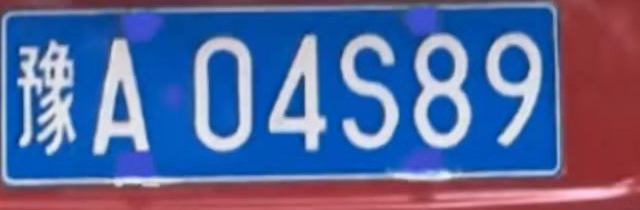
#> input picture 车牌号提取/car_license/test.png, 640 x 210 px
$ python step2.py   (older library calls are emulated)
#> lines starting #> are read from the running program, lines starting #| are printed output that depends on the picture; after the words box and inside, x2 and y2 are one past the last pixel; in counts of white or black regions, pixels touching at a corner belong together
'''
本文件是项目的第二步
需要对第一步得到的图像进一步处理，将每个车牌号的字符图片分离出来，展示并保存到./words这一文件夹
前面的几个函数是展示处理后图片的函数，运行中想展示哪一步的图像都可以调用这三个函数展示图像
一开始主要是载入图片、高斯去噪、灰度处理、自适应阈值处理、轮廓检测和画出轮廓这几步，
对图像初步处理的思路大致和step1中相似，但在具体操作和参数设置上有很多不同，
这些步骤设计和参数选择是我在不断实践中总结的一套比较合适的方法
后面则是筛选出各个字符位置的轮廓（利用长宽比），得到只含一个字符的图片七张，最后把图片保存到./words这一文件夹
'''

#导入需要的工具包
import os
import cv2
from matplotlib import pyplot as plt

#显示图片
def cv_show(name,img):
    cv2.imshow(name,img)
    cv2.waitKey()
    cv2.destroyAllWindows()

#展示彩色图片
def plt_show0(img):
    plt.imshow(img[:,:,[2,1,0]])
    plt.show()


#展示灰度图片
def plt_show1(img):
    plt.imshow(img, cmap = 'gray')
    plt.show()

#载入图片
raw_img = cv2.imread('./car_license/test.png')
#> raw_img is the input picture: shape (210, 640, 3); mean B, G, R 154.1, 103.5, 88.9

#高斯去噪
gau = cv2.GaussianBlur(raw_img, (3,3), 0)

#灰度处理
gray_img = cv2.cvtColor(raw_img, cv2.COLOR_RGB2GRAY)
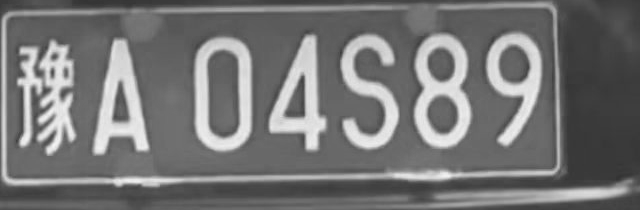
#> gray_img: shape (210, 640); min 51, max 244, mean 117

#自适应阈值处理,化为二值图像
ret, threshold = cv2.threshold(gray_img, 0, 255, cv2.THRESH_OTSU)
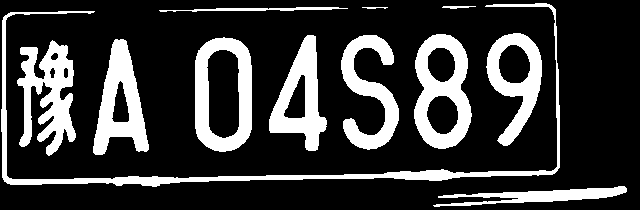
#> threshold: shape (210, 640); 22% white; 12 white regions, largest, box (x1, y1, x2, y2) and area: (1, 3, 560, 187) 4768, (17, 40, 76, 156) 3618, (414, 34, 472, 149) 3588
#> ret = 146

#计算二值图像黑白点的个数，防止遇到绿牌照，让车牌号一直为白色
area_white = 0
area_black = 0
height, width = threshold.shape
#> height = 210; width = 640
for i in range(height):
    for j in range(width):
        if threshold[i,j] == 255:
            area_white += 1
        else:
            area_black += 1
#> after the loop, area_black = 104856; area_white = 29544

#如果本来白色区域大，进行颜色反转
if area_white > area_black:
    ret, threshold = cv2.threshold(gray_img, 0, 255, cv2.THRESH_OTSU | cv2.THRESH_BINARY_INV)

#把字变胖，让一个字成为一个整体但不同字之间仍然相互独立
kernel = cv2.getStructuringElement(cv2.MORPH_RECT, (2,2))
dilate = cv2.dilate(threshold, kernel)
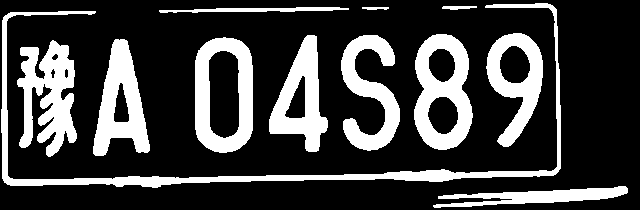
#> dilate: shape (210, 640); 24.8% white; 12 white regions
#plt_show1(dilate)

#轮廓检测
binary, contours, hierarchy = cv2.findContours(dilate, cv2.RETR_EXTERNAL, cv2.CHAIN_APPROX_SIMPLE)
#> contours = 12 contours; largest, box (x1, y1, x2, y2) and area: (195, 37, 253, 153) 5910, (414, 34, 473, 150) 5282, (1, 3, 561, 188) 4832, (17, 40, 77, 157) 3843, (486, 33, 543, 147) 3716

#画出轮廓
img1 = raw_img.copy()  #复制图片并用此来画出轮廓，防止原图被修改保存
cv2.drawContours(img1, contours, -1, (127, 127, 255), 5)
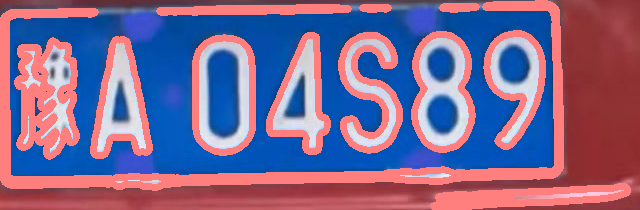
#> img1: shape (210, 640, 3); mean B, G, R 142.6, 102.8, 125.9
#plt_show0(img1)

#筛选出各字符位置的轮廓（采用长宽比1.7:1到3.5:1之间，因为‘1’这种数长宽比较大，我把一开始采用的范围扩大了）
words = []
for item in contours:
    word = []
    rect = cv2.boundingRect(item)
    x = rect[0]
    y = rect[1]
    weight = rect[2]
    height = rect[3]
    word.append(x)
    word.append(y)
    word.append(weight)
    word.append(height)
    words.append(word)
#> this loop made 12 passes
#> (x, y, weight, height) on passes 1 to 12: (433, 186, 195, 22), (17, 40, 60, 117), (93, 39, 57, 117), (195, 37, 58, 116), (341, 35, 59, 116), (269, 35, 59, 117), (414, 34, 59, 116), (486, 33, 57, 114), (362, 7, 27, 3), (159, 7, 190, 6), (442, 6, 35, 4), (1, 3, 560, 185)
#> after the loop, words = [[433, 186, 195, 22], [17, 40, 60, 117], [93, 39, 57, 117], [195, 37, 58, 116], [341, 35, 59, 116], [269, 35, 59, 117], [414, 34, 59, 116], [486, 33, 57, 114], [362, 7, 27, 3], [159, 7, 190, 6], [442, 6, 35, 4], [1, 3, 560, 185]]

#升序排列
words = sorted(words, key = lambda a:a[0], reverse = False)
#> words = [[1, 3, 560, 185], [17, 40, 60, 117], [93, 39, 57, 117], [159, 7, 190, 6], [195, 37, 58, 116], [269, 35, 59, 117], [341, 35, 59, 116], [362, 7, 27, 3], [414, 34, 59, 116], [433, 186, 195, 22], [442, 6, 35, 4], [486, 33, 57, 114]]

#print(words)

#存储每个字符的图片
i = 0
for word in words:
    if(word[3] > (word[2] * 1.7)) and (word[3] < (word[2] * 3.5)):
        i = i+1
        image = raw_img[word[1] : word[1] + word[3], word[0] : word[0] + word[2]]
        plt_show0(image)
        cv2.imwrite('./words/test_'+str(i)+'.png',image)
#> this loop made 12 passes
#> pass 2, `image = raw_img[word[1] : word[1] + word[3], word[0] : word[0] + word[..`:
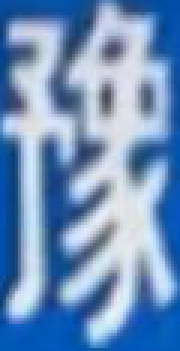
#> image: shape (117, 60, 3) (shown 3 times larger); mean B, G, R 189.3, 146.5, 112.6
#> pass 3, `image = raw_img[word[1] : word[1] + word[3], word[0] : word[0] + word[..`:
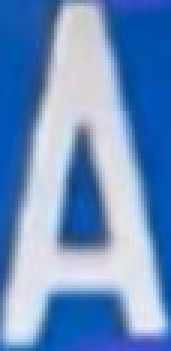
#> image: shape (117, 57, 3) (shown 3 times larger); mean B, G, R 193.9, 145.4, 109.7
#> after the loop:
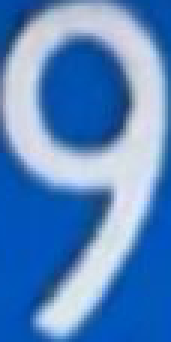
#> image: shape (114, 57, 3) (shown 3 times larger); mean B, G, R 192.5, 134.6, 88.3
#> after the loop, i = 7
